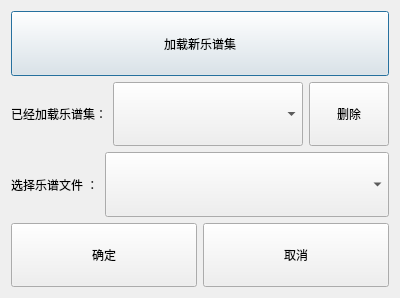
<?xml version="1.0" encoding="UTF-8"?>
<ui version="4.0">
 <class>SettingDialog</class>
 <widget class="QDialog" name="SettingDialog">
  <property name="geometry">
   <rect>
    <x>0</x>
    <y>0</y>
    <width>400</width>
    <height>298</height>
   </rect>
  </property>
  <property name="sizePolicy">
   <sizepolicy hsizetype="Expanding" vsizetype="Expanding">
    <horstretch>0</horstretch>
    <verstretch>0</verstretch>
   </sizepolicy>
  </property>
  <property name="windowTitle">
   <string>设置乐谱文件夹路径</string>
  </property>
  <layout class="QVBoxLayout" name="verticalLayout">
   <item>
    <widget class="QPushButton" name="pushButton_selpath">
     <property name="sizePolicy">
      <sizepolicy hsizetype="Minimum" vsizetype="Expanding">
       <horstretch>0</horstretch>
       <verstretch>0</verstretch>
      </sizepolicy>
     </property>
     <property name="text">
      <string>加载新乐谱集</string>
     </property>
    </widget>
   </item>
   <item>
    <layout class="QHBoxLayout" name="horizontalLayout_4">
     <item>
      <widget class="QLabel" name="label_3">
       <property name="sizePolicy">
        <sizepolicy hsizetype="Fixed" vsizetype="Preferred">
         <horstretch>0</horstretch>
         <verstretch>0</verstretch>
        </sizepolicy>
       </property>
       <property name="text">
        <string>已经加载乐谱集：</string>
       </property>
      </widget>
     </item>
     <item>
      <widget class="QComboBox" name="comboBox_curscoresets">
       <property name="sizePolicy">
        <sizepolicy hsizetype="Preferred" vsizetype="Expanding">
         <horstretch>0</horstretch>
         <verstretch>0</verstretch>
        </sizepolicy>
       </property>
      </widget>
     </item>
     <item>
      <widget class="QPushButton" name="btn_del">
       <property name="sizePolicy">
        <sizepolicy hsizetype="Fixed" vsizetype="Expanding">
         <horstretch>0</horstretch>
         <verstretch>0</verstretch>
        </sizepolicy>
       </property>
       <property name="text">
        <string>删除</string>
       </property>
      </widget>
     </item>
    </layout>
   </item>
   <item>
    <layout class="QHBoxLayout" name="horizontalLayout_3">
     <item>
      <widget class="QLabel" name="label_2">
       <property name="sizePolicy">
        <sizepolicy hsizetype="Fixed" vsizetype="Preferred">
         <horstretch>0</horstretch>
         <verstretch>0</verstretch>
        </sizepolicy>
       </property>
       <property name="minimumSize">
        <size>
         <width>61</width>
         <height>0</height>
        </size>
       </property>
       <property name="text">
        <string>选择乐谱文件 ：</string>
       </property>
      </widget>
     </item>
     <item>
      <widget class="QComboBox" name="comboBox_curscores">
       <property name="sizePolicy">
        <sizepolicy hsizetype="Preferred" vsizetype="Expanding">
         <horstretch>0</horstretch>
         <verstretch>0</verstretch>
        </sizepolicy>
       </property>
      </widget>
     </item>
    </layout>
   </item>
   <item>
    <layout class="QHBoxLayout" name="horizontalLayout">
     <item>
      <widget class="QPushButton" name="btn_ok">
       <property name="sizePolicy">
        <sizepolicy hsizetype="Minimum" vsizetype="Expanding">
         <horstretch>0</horstretch>
         <verstretch>0</verstretch>
        </sizepolicy>
       </property>
       <property name="text">
        <string>确定</string>
       </property>
      </widget>
     </item>
     <item>
      <widget class="QPushButton" name="btn_cancel">
       <property name="sizePolicy">
        <sizepolicy hsizetype="Minimum" vsizetype="Expanding">
         <horstretch>0</horstretch>
         <verstretch>0</verstretch>
        </sizepolicy>
       </property>
       <property name="text">
        <string>取消</string>
       </property>
      </widget>
     </item>
    </layout>
   </item>
  </layout>
 </widget>
 <resources/>
 <connections/>
</ui>
